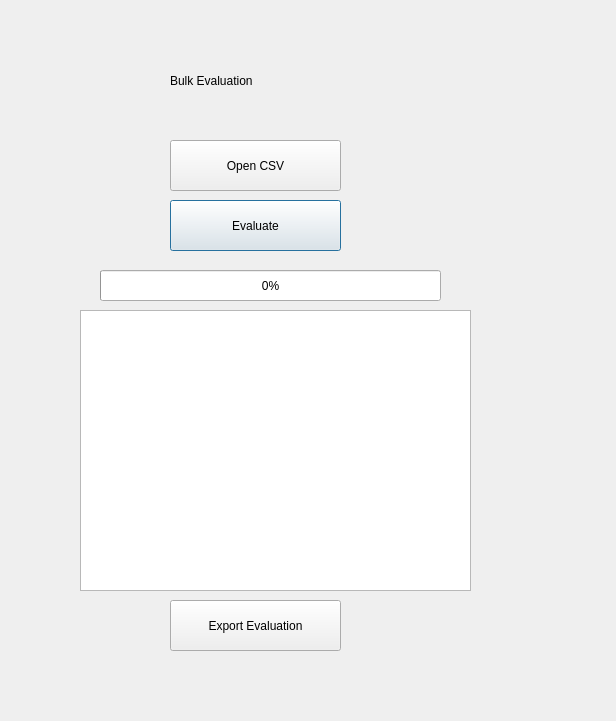
<?xml version="1.0" encoding="UTF-8"?>
<ui version="4.0">
 <class>bulk</class>
 <widget class="QDialog" name="bulk">
  <property name="geometry">
   <rect>
    <x>0</x>
    <y>0</y>
    <width>616</width>
    <height>721</height>
   </rect>
  </property>
  <property name="windowTitle">
   <string>Dialog</string>
  </property>
  <widget class="QPushButton" name="pushButton_2">
   <property name="geometry">
    <rect>
     <x>170</x>
     <y>200</y>
     <width>171</width>
     <height>51</height>
    </rect>
   </property>
   <property name="text">
    <string>Evaluate</string>
   </property>
  </widget>
  <widget class="QTextEdit" name="resultLable">
   <property name="geometry">
    <rect>
     <x>80</x>
     <y>310</y>
     <width>391</width>
     <height>281</height>
    </rect>
   </property>
  </widget>
  <widget class="QPushButton" name="pushButton_3">
   <property name="geometry">
    <rect>
     <x>170</x>
     <y>600</y>
     <width>171</width>
     <height>51</height>
    </rect>
   </property>
   <property name="text">
    <string>Export Evaluation</string>
   </property>
  </widget>
  <widget class="QPushButton" name="pushButton">
   <property name="geometry">
    <rect>
     <x>170</x>
     <y>140</y>
     <width>171</width>
     <height>51</height>
    </rect>
   </property>
   <property name="text">
    <string>Open CSV</string>
   </property>
  </widget>
  <widget class="QProgressBar" name="progressBar">
   <property name="geometry">
    <rect>
     <x>100</x>
     <y>270</y>
     <width>341</width>
     <height>31</height>
    </rect>
   </property>
   <property name="value">
    <number>0</number>
   </property>
  </widget>
  <widget class="QLabel" name="label">
   <property name="geometry">
    <rect>
     <x>170</x>
     <y>60</y>
     <width>221</width>
     <height>41</height>
    </rect>
   </property>
   <property name="text">
    <string>Bulk Evaluation</string>
   </property>
  </widget>
 </widget>
 <resources/>
 <connections/>
</ui>
